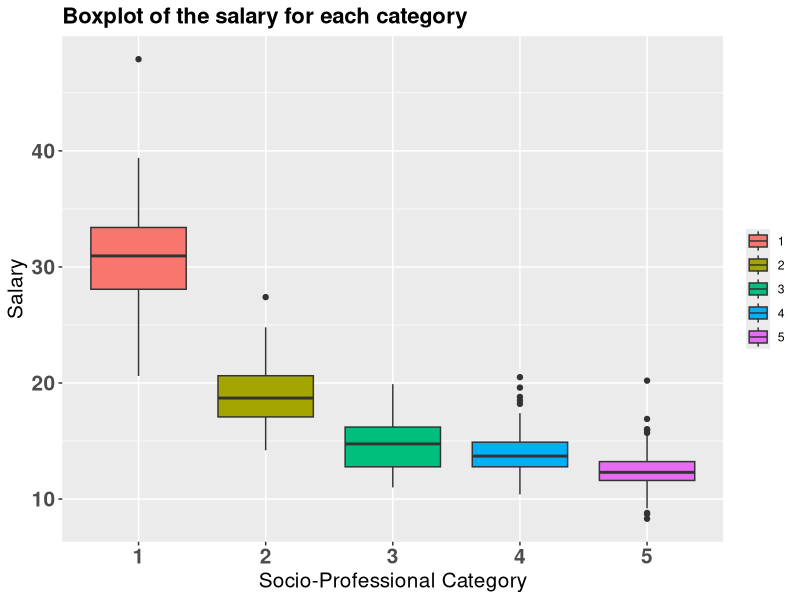
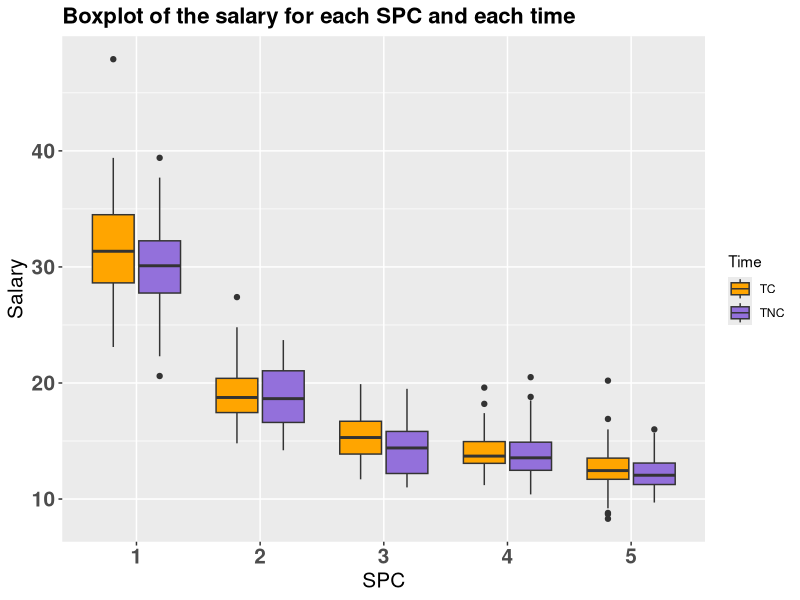
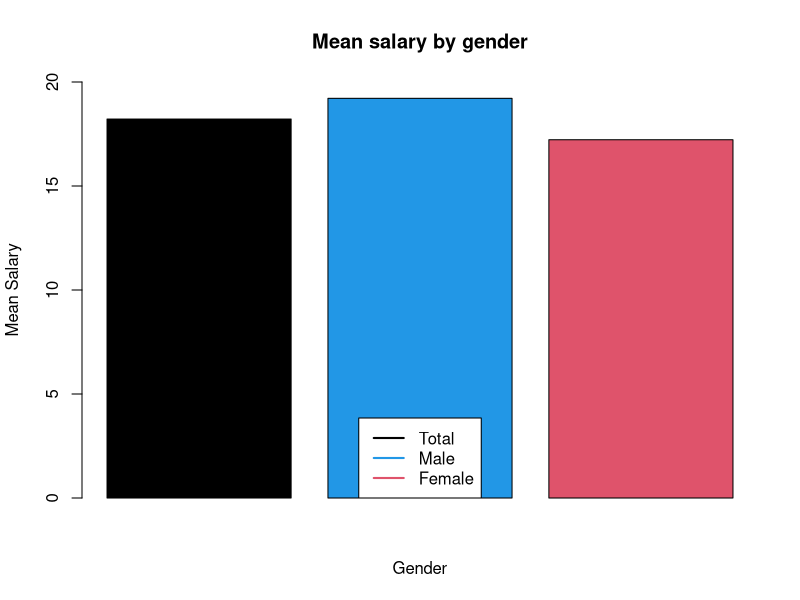

R code for these plots, in order:
# Packages ----------------------------------------------------------------

library("ggplot2")


# Data --------------------------------------------------------------------

data <- read.csv2("Data/data.csv",header=TRUE)
data <- subset(data,time!="TP")

data1 <- data[rep(1:nrow(data),each=5),]
data2 <- data.frame(data$X1,data$X2,data$X3,data$X4,data$X5)
data3 <- data.frame(data1$id,data1$time,data1$sexe)

vec <- NULL
for(i in 1:nrow(data2)){
  vec1 <- data2[i,]
  vec <- c(vec,t(vec1))
}

vec <- as.data.frame(vec)
data4 <- data.frame(data3,vec)
cat <- c(rep(c(1,2,3,4,5),132))

data <- data.frame(data4,cat)
colnames(data) <- c("id","time","sexe","salary","spc")
attach(data)
salary<-as.numeric(salary)


# Descriptive analysis ----------------------------------------------------

theme <- theme(plot.title = element_text(size=16, face="bold"), axis.title.x = element_text(
              size=15), axis.title.y = element_text(size=15), axis.text.x = element_text(
              size=15, face="bold"),axis.text.y = element_text(size=15, face="bold"))

ggplot(data, aes(factor(spc), salary)) + geom_boxplot(aes(fill = factor(spc))) + 
  xlab("Socio-Professional Category") + ylab("Salary") + guides(fill=guide_legend(title=NULL)) + 
  ggtitle("Boxplot of the salary for each category") + theme

ggplot(data, aes(factor(spc), salary)) + geom_boxplot(aes(fill = factor(time))) +
  labs(x="SPC", y="Salary", title="Boxplot of the salary for each SPC and each time") + 
  theme + scale_fill_manual(name="Time", values=c("orange", "mediumpurple"), labels=c("0"="Part-time", 
  "1"="Full-time"))

dataH<-subset(data,sexe=="H")
dataF<-subset(data,sexe=="F")

s.mean<-mean(data$salary,na.rm=TRUE)
s.mean.H<-mean(dataH$salary,na.rm=TRUE)
s.mean.F<-mean(dataF$salary,na.rm = TRUE)

?barplot
barplot(c(s.mean,s.mean.H,s.mean.F),col=c(1,4,2),main = "Mean salary by gender", ylim=c(0,20) , ylab="Mean Salary",xlab="Gender")
legend("bottom", c("Total","Male","Female")
       , lty=c(1,1,1) , lwd=c(2,2,2), 
       col=c(1,4,2))
